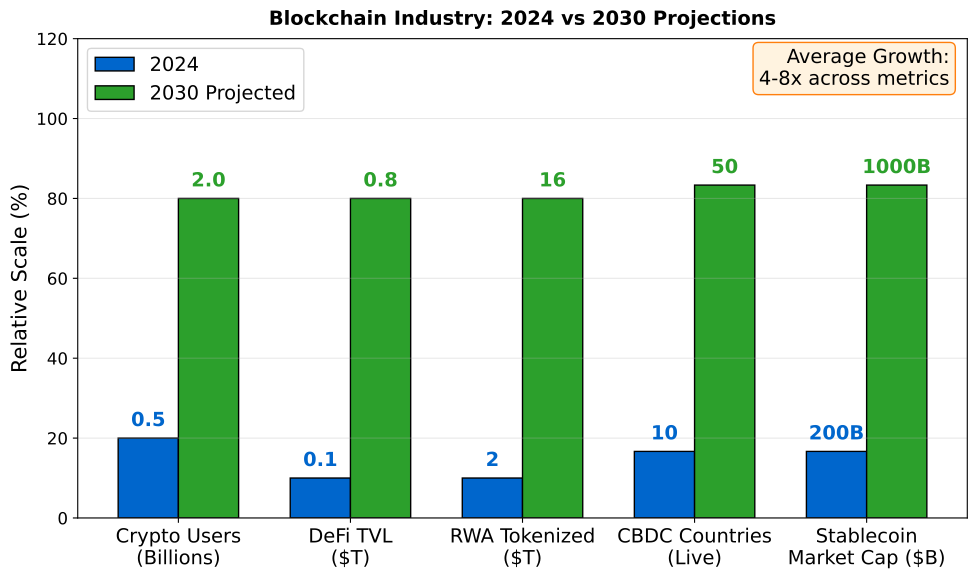

Python code for this plot:
"""
Realistic 2030 Scenario
Projected metrics for blockchain industry
"""

import matplotlib.pyplot as plt
import numpy as np
from pathlib import Path

CHART_METADATA = {
    'title': '2030 Scenario',
    'url': 'https://github.com/Digital-AI-Finance/Blockchain_Crypto/tree/main/Module_G_Regulation_Future/L48_Course_Synthesis/charts/05_scenario_2030'
}

plt.rcParams.update({
    'font.size': 14,
    'axes.labelsize': 14,
    'axes.titlesize': 16,
    'xtick.labelsize': 12,
    'ytick.labelsize': 12,
    'legend.fontsize': 12,
    'figure.figsize': (10, 6),
    'figure.dpi': 150
})

MLPURPLE = '#3333B2'
MLBLUE = '#0066CC'
MLORANGE = '#FF7F0E'
MLGREEN = '#2CA02C'
MLRED = '#D62728'

fig, ax = plt.subplots(figsize=(10, 6))

# 2024 vs 2030 projections
categories = ['Crypto Users\n(Billions)', 'DeFi TVL\n($T)', 'RWA Tokenized\n($T)',
              'CBDC Countries\n(Live)', 'Stablecoin\nMarket Cap ($B)']
values_2024 = [0.5, 0.1, 2, 10, 200]
values_2030 = [2.0, 0.8, 16, 50, 1000]

# Normalize for visualization (different scales)
max_vals = [2.5, 1.0, 20, 60, 1200]
norm_2024 = [v/m*100 for v, m in zip(values_2024, max_vals)]
norm_2030 = [v/m*100 for v, m in zip(values_2030, max_vals)]

x = np.arange(len(categories))
width = 0.35

bars1 = ax.bar(x - width/2, norm_2024, width, label='2024', color=MLBLUE, edgecolor='black')
bars2 = ax.bar(x + width/2, norm_2030, width, label='2030 Projected', color=MLGREEN, edgecolor='black')

# Add actual value labels
for bar, val in zip(bars1, values_2024):
    label = f'{val}B' if val >= 100 else str(val)
    ax.text(bar.get_x() + bar.get_width()/2, bar.get_height() + 2,
            label, ha='center', va='bottom', fontsize=9, fontweight='bold', color=MLBLUE)

for bar, val in zip(bars2, values_2030):
    label = f'{val}B' if val >= 100 else str(val)
    ax.text(bar.get_x() + bar.get_width()/2, bar.get_height() + 2,
            label, ha='center', va='bottom', fontsize=9, fontweight='bold', color=MLGREEN)

ax.set_ylabel('Relative Scale (%)', fontsize=12)
ax.set_xticks(x)
ax.set_xticklabels(categories, fontsize=9)
ax.set_ylim(0, 120)

ax.legend(loc='upper left', fontsize=10)
ax.grid(True, alpha=0.3, axis='y')

# Add growth annotation
ax.text(0.98, 0.98, 'Average Growth:\n4-8x across metrics',
        transform=ax.transAxes, fontsize=9, ha='right', va='top',
        bbox=dict(boxstyle='round,pad=0.3', facecolor='#FFF3E0', edgecolor=MLORANGE))

ax.set_title('Blockchain Industry: 2024 vs 2030 Projections', fontweight='bold', fontsize=14, pad=10)

plt.tight_layout()
output_path = Path(__file__).parent / 'chart.pdf'
plt.savefig(output_path, bbox_inches='tight', dpi=300)
print(f"Chart saved to: {output_path.absolute()}")
plt.close()
